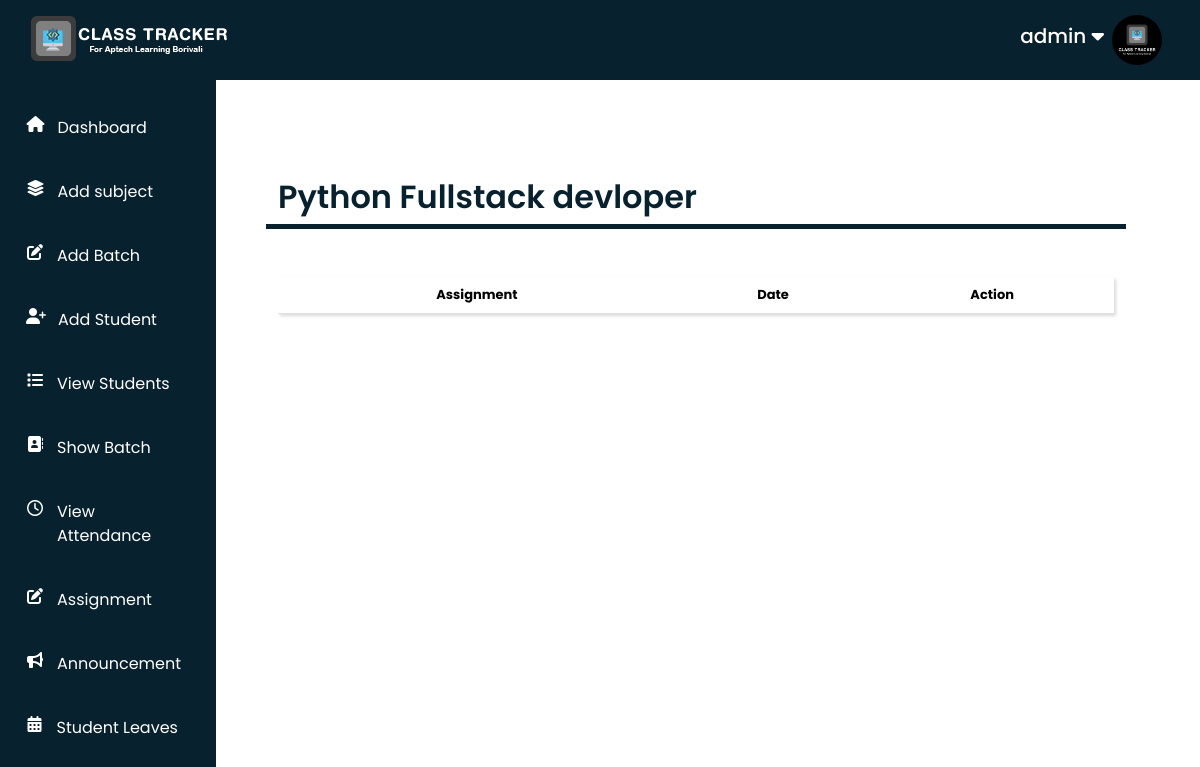
Screenshot of /teacher/passignment/3/ (signed in) with the database file from the repository.
### Teacher/models.py (models this page shows, shortened)
class AddStudent(models.Model):
    user = models.OneToOneField(User,on_delete=models.PROTECT,primary_key=True)
    student_id = models.CharField(max_length=100,unique=True)
    student_batch = models.ForeignKey(AddBatch,on_delete=models.SET_NULL,null=True,blank=True)
    student_name = models.CharField(max_length=100)
    student_number = models.PositiveIntegerField()
    student_gender = models.CharField(max_length=100)
    student_dob = models.DateField()
    student_address = models.CharField(max_length=300)
    student_image = models.ImageField(upload_to='profile_image',blank=True)
    student_status = models.CharField(max_length=100)

class AddBatch(models.Model):
    batch_id = models.AutoField(primary_key=True)
    batch_name = models.CharField(max_length=100)
    batch_faculty = models.CharField(max_length=100)
    batch_startdate = models.DateField()
    batch_starttime = models.TimeField()
    batch_endtime = models.TimeField()
    batch_subjects = models.ManyToManyField(AddSubject)

### Teacher/views.py (the view)
# urls.py: path('passignment/<int:id>/', views.ViewAPerticularAssignment, name='passignment'),
def ViewAPerticularAssignment(request,id):
    stud_data = AddStudent.objects.get(user=request.user)
    if request.user.is_authenticated and request.user.is_superuser == True:
        batches = AddBatch.objects.get(batch_id=id)
        form = Batch_message.objects.filter(batch_id = id)
    else:
        messages.success(request,"YOU DON'T HAVE AN ACCESS TO MANAGE THIS AUTHERITY")
        return redirect("access_denied")
    return render(request, 'Teacher/assignmentData.html',{'batches':batches, 'form':form, 'name':request.user,'stud_data':stud_data})

### Teacher/templates/Teacher/assignmentData.html (shortened to what this page needs)
{% extends "Teacher/base.html" %}
{% load static %}
{% block content %}
    <h2 class="container my-5 pb-2 borderline  textcolor">{{batches.batch_name}}</h2>
    <div class="container  mt-5">
        <table class="table text-center formbgcolor formshadow">
            <thead>
                <tr>
                <th>Assignment</th>
                <th>Date</th>
                <th>Action</th>
            </tr>
            </thead>
        </table>
    </div>
{% endblock content %}

### Teacher/templates/Teacher/navbar.html (shortened to what this page needs)
{% load static %}
<nav class="navbar-container">
	<div class="navbar-img"><img src="{% static "Teacher/images/Navbar-logo.png" %}" alt="" srcset=""></div>
	<div class="personal-info">
		<h2>{{name}}  <i class="fa-solid fa-caret-down"></i></h2>
		<div class="img-section mx-2">
			{% if stud_data.student_image %}
			<img src="{{stud_data.student_image.url}}" alt="">
			{% else %}
			<img src="{% static 'Teacher/images/user-default.png' %}" alt="Not Img">
			{% endif %}
		</div>
	</div>
</nav>

### Teacher/static/Teacher/css/style.css (style rules this page uses)
* { margin: 0; padding: 0; box-sizing: border-box; }
body { font-family: "Poppins", sans-serif; overflow-x: hidden; font-style: normal; }
.borderline { border-bottom: 5px solid rgb(8, 33, 46); }
.textcolor { color:rgb(8, 33, 46) ; font-weight: 600; }
.formbgcolor { background-color:#f0f0f0a0; }
.formshadow { box-shadow: rgba(0, 0, 0, 0.15) 2.4px 2.4px 3.2px; }
.navbar-container { width: 100%; height: 100%; display: flex; justify-content: space-between; align-items: center; padding: 30px; }
.navbar-container .navbar-img { width: 200px; height: 100px; }
.navbar-container .navbar-img img { width: 100%; height: 100%; }
.navbar-container .personal-info { display: flex; justify-content: space-between; align-items: center; height: 100%; cursor: pointer; }
.navbar-container .personal-info h2 { font-size: 20px; }
.navbar-container .personal-info .img-section { width: 50px; height: 50px; border-radius: 50%; margin-right: 20px; }
.navbar-container .personal-info .img-section img { width: 100%; height: 100%; object-fit: cover; border-radius: 50%; }
@media (max-width:1368px) { .task-list a,th { font-size: 13px; } }

### rows the page displays
AddStudent: student_image (picture)
AddBatch: batch_name "Python Fullstack devloper"

### other values shown
{{ name }} "admin"
